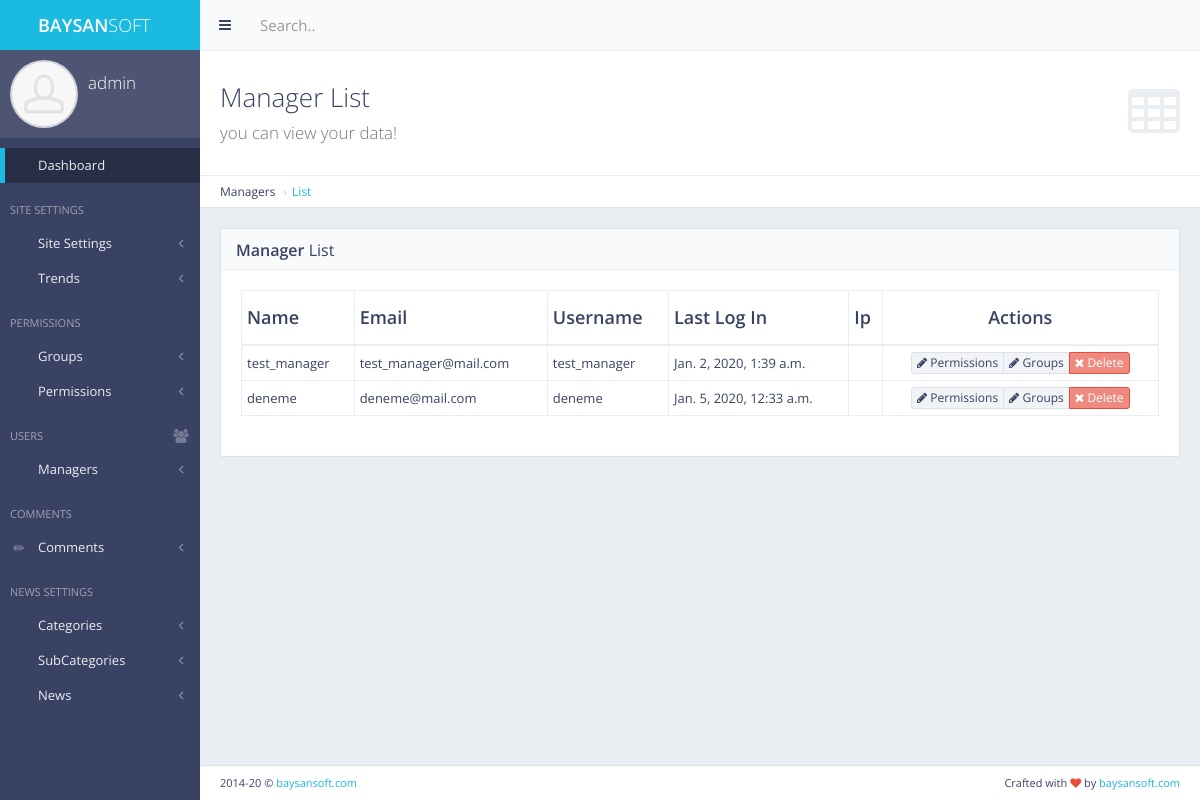
The app's page /panel/users/managers/list/ (signed in), older data.
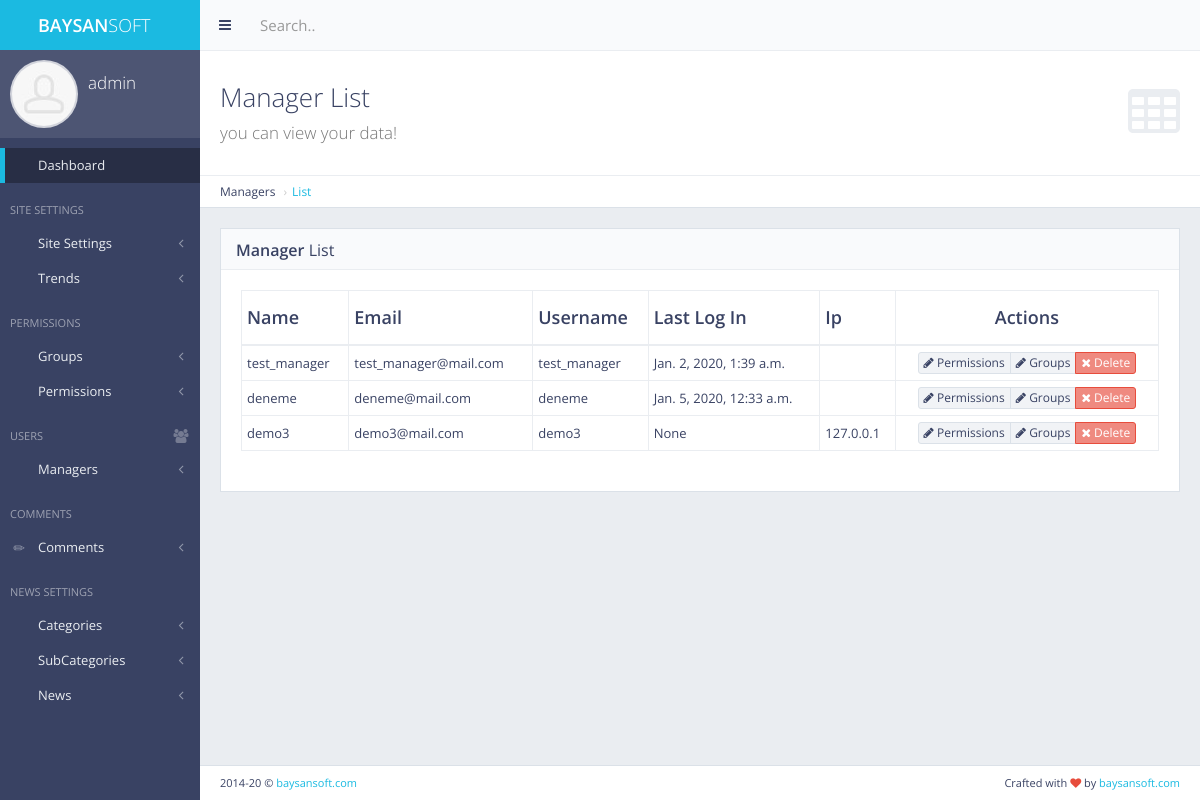
The same page, newer data.
### users/models.py (models this page shows, shortened)
class Manager(models.Model):
    name = models.CharField(max_length=255)
    user = models.OneToOneField(User, on_delete=models.CASCADE)
    email = models.CharField(max_length=255)
    ip = models.TextField(default='')
    country = models.TextField(default='')

### panel/views.py (the view)
# urls.py: path('users/managers/list/', views.manager_list, name='manager_list'),
def manager_list(request):
    if not request.user.is_authenticated:
        return redirect('main:my_login')
    managers = Manager.objects.all()
    context = {
        'managers': managers,
    }
    return render(request, 'back/manager_list.html', context=context)

### category/context_processor.py (called while the page is built)
def get_categories(request):  # template'a direkt veri yolluyor
    get_categories = Category.objects.all()
    return dict(
        get_categories=get_categories)  # get_categories diyerek direkt template'den çağırabiliriz. Sözlük olarak döndürür.

### main/context_processors.py (called while the page is built)
def get_site_settings(request):
    site = Main.objects.first()
    return dict(site_settings=site)

### main/templatetags/my_auth.py (called while the page is built)
@register.filter(name='has_group')
def has_group(user,group_name):
    return user.groups.filter(name=group_name).exists()

### news/context_processors.py (called while the page is built)
def get_last_news(request):
    get_last_news = News.objects.all().order_by('-date')[:3]
    return dict(get_last_news=get_last_news)

def get_popular_posts(request):  # bu şekilde tek fonksiyon ile 2 veri seti döndürebiliriz
    get_popular_posts = News.objects.all().order_by('-show')
    get_popular_posts_detail = News.objects.all().order_by('-show')[:3]
    get_popular_posts_home = News.objects.all().order_by('-show')[:3]
    return dict(get_popular_posts=get_popular_posts, get_popular_posts_detail=get_popular_posts_detail,
                get_popular_posts_home=get_popular_posts_home)

### subcategory/context_processors.py (called while the page is built)
def get_subcategories(request):
    get_subcategories = SubCategory.objects.all()
    return dict(get_subcategories=get_subcategories)

### trending/context_processors.py (called while the page is built)
def get_trendings(request):
    trendings = Trending.objects.all().filter(is_publish=True).order_by('?')  # bu sayede random getirdik
    return dict(get_trendings=trendings)

### templates/back/manager_list.html (shortened to what this page needs)
{% extends 'back/layout.html' %}
{% load static %}
{% load my_auth %}
{% block body %}
    <div class="content-header">
        <div class="header-section">
            <h1>
                <i class="fa fa-table"></i>Manager List<br><small>you can view your data!</small>
            </h1>
        </div>
    </div>
    <ul class="breadcrumb breadcrumb-top">
        <li>Managers</li>
        <li><a href="{% url 'panel:manager_list' %}">List</a></li>
    </ul>
    <div class="block full">
        <div class="block-title">
            <h2><strong>Manager</strong> List</h2>
        </div>
        <div class="table-responsive">
            <table id="example-datatable" class="table table-vcenter table-condensed table-bordered">
                <thead>
                <tr>
                    <th>Name</th>
                    <th>Email</th>
                    <th>Username</th>
                    <th>Last Log In</th>
                    <th>Ip</th>
                    {% if request.user|has_group:'Master User' %}
                    <th class="text-center">Actions</th>
                    {% endif %}
                </tr>
                </thead>
                <tbody>
                {% for manager in managers %}
                    <tr>
                        <td>{% if manager.name %} {{ manager.name }} {% else %} - {% endif %}</td>
                        <td>{{ manager.email }}</td>
                        <td>{{ manager.user.username }}</td>
                        <td>{{ manager.user.last_login }}</td>
                        <td>{{manager.ip }}</td>
                    {% if request.user|has_group:'Master User' %}
                        <td class="text-center">
                            <div class="btn-group">
                                <a href="{% url 'panel:users_permissions' pk=manager.pk %}" data-toggle="tooltip" title="Groups"
                                   class="btn btn-xs btn-default"><i class="fa fa-pencil"></i> Permissions</a>
                                <a href="{% url 'panel:users_groups' pk=manager.pk %}" data-toggle="tooltip" title="Groups"
                                   class="btn btn-xs btn-default"><i class="fa fa-pencil"></i> Groups</a>
                                <a href="{% url 'panel:manager_delete' pk=manager.pk %}" data-toggle="tooltip" title="Delete"
                                   class="btn btn-xs btn-danger"><i class="fa fa-times"></i> Delete</a>
                            </div>
                        </td>
                    {% endif %}
                    </tr>
                {% endfor %}
                </tbody>
            </table>
        </div>
    </div>
{% endblock body %}

### templates/back/layout.html (shortened to what this page needs)
{% load static %}
{% if user.is_authenticated %}
    <!DOCTYPE html>
    <html class="no-js" lang="en">
    <head>
        <link rel="stylesheet" href="{% static 'back/css/bootstrap.min.css' %}">
        <link rel="stylesheet" href="{% static 'back/css/plugins.css' %}">
        <link rel="stylesheet" href="{% static 'back/css/main.css' %}">
        <link rel="stylesheet" href="{% static 'back/css/themes.css' %}">
        <link rel="stylesheet" href="{% static 'ToastJs/Toast.min.css' %}">
        <link rel="stylesheet" href="{% static 'node_modules/sweetalert2/dist/sweetalert2.min.css' %}">
    </head>
    <body>
    <div id="page-wrapper">
        <div id="page-container" class="sidebar-partial sidebar-visible-lg sidebar-no-animations">
            <div id="sidebar">
                <div id="sidebar-scroll">
                    <div class="sidebar-content">
                        <a href="http://baysansoft.com/" target="_blank" class="sidebar-brand">
                            <i class="gi gi-flash"></i><span
                                class="sidebar-nav-mini-hide"><strong>BAYSAN</strong>SOFT</span>
                        </a>
                        <div class="sidebar-section sidebar-user clearfix sidebar-nav-mini-hide">
                            <div class="sidebar-user-avatar">
                                <a href="page_ready_user_profile.html">
                                    <img src="{% static 'back/img/placeholders/avatars/avatar2.jpg' %}" alt="avatar">
                                </a>
                            </div>
                            <div class="sidebar-user-name">{{ request.user.username }}</div>
                            <div class="sidebar-user-links">
                                <a href="{% url 'main:home' %}" data-toggle="tooltip" data-placement="bottom"
                                   title="Site Home Page"><i class="gi gi-home"></i></a>
                                <a href="{% url 'panel:message_box' %}" data-toggle="tooltip" data-placement="bottom"
                                   title="Message Box"><i class="gi gi-message_plus"></i></a>
                                <a href="page_ready_user_profile.html" data-toggle="tooltip" data-placement="bottom"
                                   title="Profile"><i class="gi gi-user"></i></a>
                                <a href="{% url 'panel:change_password' %}" class="enable-tooltip" data-placement="bottom"
                                   title="Settings"
                                   onclick="$('#modal-user-settings').modal('show');"><i class="gi gi-cogwheel"></i></a>
                                <a href="{% url 'main:my_logout' %}" data-toggle="tooltip" data-placement="bottom"
                                   title="Logout"><i
                                        class="gi gi-exit"></i></a>
                            </div>
                        </div>
                        {% include 'back/includes/sidebar.html' %}
                    </div>
                </div>
            </div>
            <div id="main-container">
                <header class="navbar navbar-default">
                    <ul class="nav navbar-nav-custom">
                        <li>
                            <a href="javascript:void(0)" onclick="App.sidebar('toggle-sidebar');this.blur();">
                                <i class="fa fa-bars fa-fw"></i>
                            </a>
                        </li>
                    </ul>
                    <form action="page_ready_search_results.html" method="post" class="navbar-form-custom">
                        <div class="form-group">
                            <input type="text" id="top-search" name="top-search" class="form-control"
                                   placeholder="Search..">
                        </div>
                    </form>
                </header>
                <div id="page-content">
                    {% block body %}
                    {% endblock body %}
                </div>
                <footer class="clearfix">
                    <div class="pull-right">
                        Crafted with <i class="fa fa-heart text-danger"></i> by <a href="http://baysansoft.com/"
                                                                                   target="_blank">baysansoft.com</a>
                    </div>
                    <div class="pull-left">
                        <span id="year-copy"></span> &copy; <a href="http://baysansoft.com/"
                                                               target="_blank">baysansoft.com</a>
                    </div>
                </footer>
            </div>
        </div>
    </div>
    </body>
    </html>
{% else %}
    <h2>Please Login</h2>
{% endif %}

### templates/back/includes/sidebar.html (shortened to what this page needs)
{% load static %}
{% load my_auth %}
<ul class="sidebar-nav">
    <li>
        <a href="{% url 'panel:home' %}" class=" active"><i
                class="gi gi-stopwatch sidebar-nav-icon"></i><span class="sidebar-nav-mini-hide">Dashboard</span></a>
    </li>
    {% if request.user|has_group:'Master User' %}
        <li class="sidebar-header">
                            <span class="sidebar-header-options clearfix"><a href="javascript:void(0)"
                                                                             data-toggle="tooltip"
                                                                             title="Site Settings"><i
                                    class="gi gi-settings"></i></a></span>
            <span class="sidebar-header-title">Site Settings</span>
        </li>
        <li>
            <a href="#" class="sidebar-nav-menu"><i
                    class="fa fa-angle-left sidebar-nav-indicator sidebar-nav-mini-hide"></i><i
                    class="gi gi-settings sidebar-nav-icon"></i><span
                    class="sidebar-nav-mini-hide">Site Settings</span></a>
        </li>
        <li>
            <a href="#" class="sidebar-nav-menu"><i
                    class="fa fa-angle-left sidebar-nav-indicator sidebar-nav-mini-hide"></i><i
                    class="gi gi-settings sidebar-nav-icon"></i><span
                    class="sidebar-nav-mini-hide">Trends</span></a>
        </li>
        <li class="sidebar-header">
                            <span class="sidebar-header-options clearfix"><a href="javascript:void(0)"
                                                                             data-toggle="tooltip"
                                                                             title="Permissions"><i
                                    class="gi gi-lock"></i></a></span>
            <span class="sidebar-header-title">Permissions</span>
        </li>
        <li>
            <a href="" class="sidebar-nav-menu"><i
                    class="fa fa-angle-left sidebar-nav-indicator sidebar-nav-mini-hide"></i><i
                    class="gi gi-group sidebar-nav-icon"></i><span
                    class="sidebar-nav-mini-hide">Groups</span></a>
        </li>
        <li>
            <a href="" class="sidebar-nav-menu"><i
                    class="fa fa-angle-left sidebar-nav-indicator sidebar-nav-mini-hide"></i><i
                    class="gi gi-lock sidebar-nav-icon"></i><span
                    class="sidebar-nav-mini-hide">Permissions</span></a>
        </li>
        <li class="sidebar-header">
                            <span class="sidebar-header-options clearfix"><a href="javascript:void(0)"
                                                                             data-toggle="tooltip"
                                                                             title="Users"><i
                                    class="fa fa-users"></i></a></span>
            <span class="sidebar-header-title">Users</span>
        </li>
        <li>
            <a href="" class="sidebar-nav-menu"><i
                    class="fa fa-angle-left sidebar-nav-indicator sidebar-nav-mini-hide"></i><i
                    class="gi gi-user sidebar-nav-icon"></i><span
                    class="sidebar-nav-mini-hide">Managers</span></a>
        </li>
        <li class="sidebar-header">
                            <span class="sidebar-header-options clearfix"><a href="javascript:void(0)"
                                                                             data-toggle="tooltip"
                                                                             title="Permissions"><i
                                    class="gi gi-pen"></i></a></span>
            <span class="sidebar-header-title">Comments</span>
        </li>
        <li>
            <a href="" class="sidebar-nav-menu"><i
                    class="fa fa-angle-left sidebar-nav-indicator sidebar-nav-mini-hide"></i><i
                    class="gi gi-pencil sidebar-nav-icon"></i><span
                    class="sidebar-nav-mini-hide">Comments</span></a>
        </li>
    {% endif %}
    <li class="sidebar-header">
                            <span class="sidebar-header-options clearfix"><a href="javascript:void(0)"
                                                                             data-toggle="tooltip"
                                                                             title="News Settings"><i
                                    class="gi gi-show_big_thumbnails"></i></a></span>
        <span class="sidebar-header-title">News Settings</span>
    </li>
    {% if request.user|has_group:'Master User' %}
        <li>
            <a href="#" class="sidebar-nav-menu"><i
                    class="fa fa-angle-left sidebar-nav-indicator sidebar-nav-mini-hide"></i><i
                    class="gi gi-show_big_thumbnails sidebar-nav-icon"></i><span
                    class="sidebar-nav-mini-hide">Categories</span></a>
        </li>
        <li>
            <a href="#" class="sidebar-nav-menu"><i
                    class="fa fa-angle-left sidebar-nav-indicator sidebar-nav-mini-hide"></i><i
                    class="gi gi-show_big_thumbnails sidebar-nav-icon"></i><span
                    class="sidebar-nav-mini-hide">SubCategories</span></a>
        </li>
    {% endif %}
    <li>
        <a href="#" class="sidebar-nav-menu"><i
                class="fa fa-angle-left sidebar-nav-indicator sidebar-nav-mini-hide"></i><i
                class="gi gi-show_big_thumbnails sidebar-nav-icon"></i><span
                class="sidebar-nav-mini-hide">News</span></a>
    </li>
</ul>

Row changes from the older to the newer data that the page shows:
added Manager: name "demo3", email "demo3@mail.com", user.username "demo3", user.last_login "None", ip "127.0.0.1"
